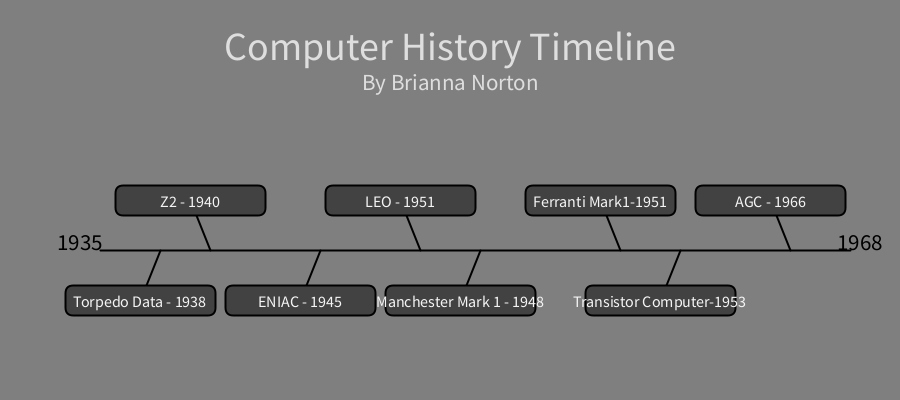
Frame 1 (no input)
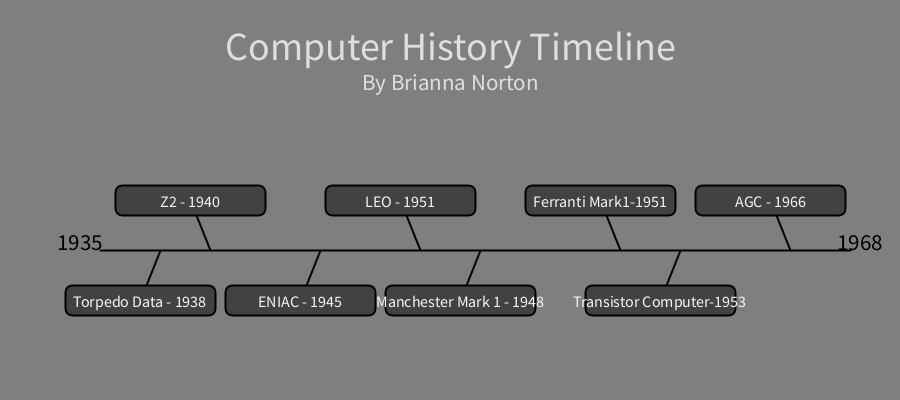
Frame 60 (the mouse pressed at the canvas centre just before this capture)
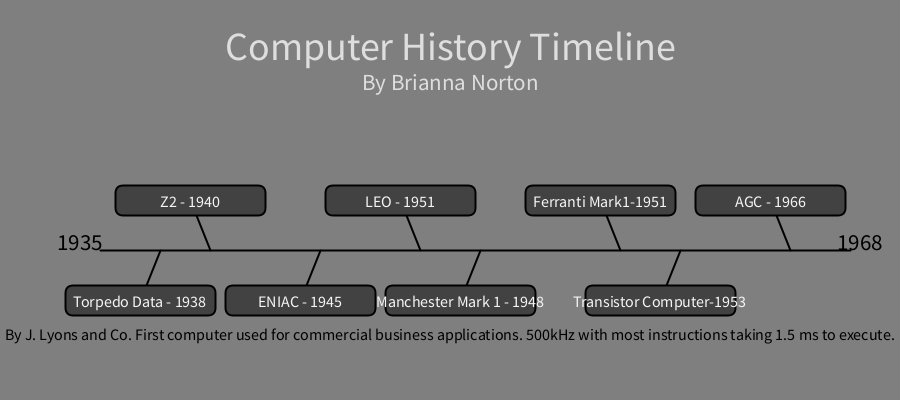
Frame 120 (the mouse held since frame 60 and released just before this capture)

The Processing sketch that drew these frames (run headless with seeded random() and noise(); from frame 60 on, the mouse is pressed at the canvas centre):

// Processing sketch: Timeline
// ── Timeline.pde
// Brianna Norton | September 13 2022 | Timeline Project
void setup() {
  size(900, 400);
  background(127);
}

void draw() {
  background(127);

  // Render Title
  fill(222);
  textAlign(CENTER);
  textSize(40);
  text("Computer History Timeline", width/2, 60);
  textSize(23);
  text("By Brianna Norton", width/2, 90);

  //Render Timeline
  stroke(0);
  strokeWeight(2);
  line(100, 250, 850, 250);
  fill(0);
  text("1935", 80, 250);
  text("1968", 860, 250);
  //Who and what
  // Render Timeline Items
  histEvent(190, 200, "Z2 - 1940", "An electromechanical computer that was completed by Konard Zuse. He replaced the arthemtic and control \n logic with electrical relay circuits.", true);
  histEvent(400, 200, "LEO - 1951", "By J. Lyons and Co. First computer used for commercial business applications. 500kHz with most instructions taking 1.5 ms to execute.", true);
  histEvent(600, 200, "Ferranti Mark1-1951", "By British electrical engineering firm Ferranti Ltd. Worlds first commercially available digital computer. \n Instead of the original mappiung from holes to binary digits, \n the new machines mapped digites to holes to produce more simpler mapping.", true);
  histEvent(770, 200, "AGC - 1966", "The manufactor was Raytheon. Provided computation and electronic interfaces for guidance, navigation and control of the space craft. \n Astronauts communicated with the AGC using numeric display and a keyboard called DSKY.", true);
  histEvent(140, 300, "Torpedo Data - 1938", "Robert Whitehead developed the modern torpedo in the 1860's. An early electromechanical anolog computer used \n for torpedo fire-control on American submarines during World War 2.", false);
  histEvent(300, 300, "ENIAC - 1945", "The first programmable, electronic, general purpose digital computer. \n It was turning complete and was able to solve numerical problems through reprogramming. \n Built out of vacuum tubes, relays, resistors, capacitors and hand-soldered joints.", false);
  histEvent(460, 300, "Manchester Mark 1 - 1948", " Developed at the Victoria University of Manchester, england from the Machester Baby. \n One of the earliests stored program computers.  To allow researchers to gain experiance in the practical use of computers.", false);
  histEvent(660, 300, "Transistor Computer-1953", "Uses discrete transistors instead of vacuum tubes. It revolutionized filed of electronics and \n paved the way for smaller and cheaper radioes, calculators, and computers.", false);
}

void histEvent(int x, int y, String title, String detail, boolean top) {
  if (top == true) {
    line(x, y, x+20, y+50);
  } else {
    line(x, y, x+20, y-50);
  }
  rectMode(CENTER);
  fill(66);
  rect(x, y, 150, 30, 8);
  fill(244);
  textSize(16);
  text(title, x, y+7);
  if (mouseX > x-75 &&  mouseX < x+75 && mouseY > y-15 && mouseY < y+15) {
    fill(0);
    text(detail, width/2, 340);
  }
}
